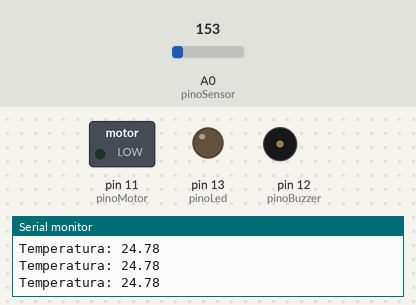
Simulated run of this sketch. Board: Arduino Uno, built with avr-gcc and run on an emulated ATmega328P. Shown: switched loads named in the sketch (green lamp = pin HIGH), output pins drawn as LEDs (lit = HIGH), buzzer (waves = sounding), the last lines printed to the serial monitor. The test bench sets the inputs (shaded band); at power-on: A0 (pinoSensor) = 153.

Above: at 1.3 s.
1.4 s: A0 (pinoSensor) set to 176
At 2.7 s:
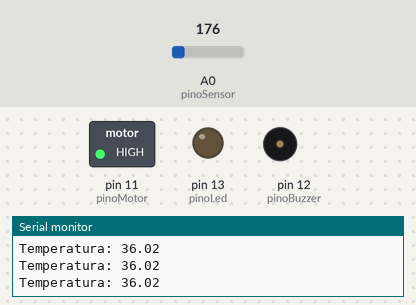
3.0 s: A0 (pinoSensor) set to 192
4.5 s: A0 (pinoSensor) set to 212
At 5.2 s:
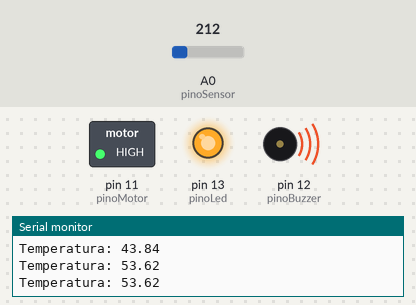
6.0 s: A0 (pinoSensor) set to 191
At 6.4 s:
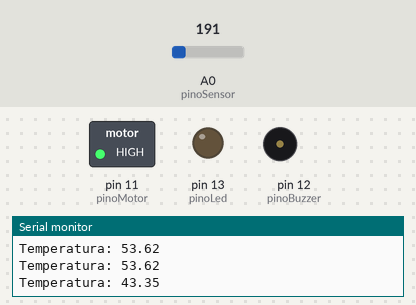
7.5 s: A0 (pinoSensor) set to 221
At 8.8 s:
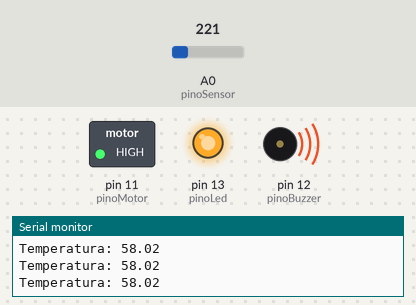
Timing chart, 0 to 10.0 s (numbered marks = the images above; inputs shaded):
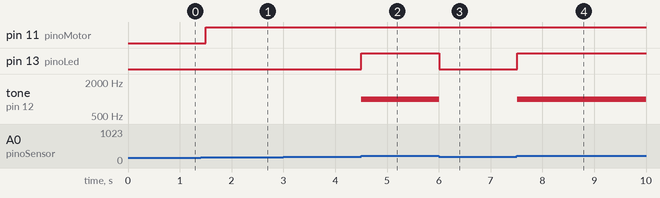

Measured:
- the behaviour switches between 163 and 164 on A0 (pinoSensor) (found by bisection; images 0 and 1)
- the behaviour switches between 204 and 205 on A0 (pinoSensor) (found by bisection; images 1 and 2)
- after the input at 1.4 s, pin 11 (pinoMotor): LOW → HIGH after 0.10 s
- after the input at 4.5 s, pin 13 (pinoLed): LOW → HIGH at once; tone on pin 12 (pinoBuzzer): silent → 1000 Hz at once
- after the input at 6.0 s, pin 13 (pinoLed): HIGH → LOW at once; tone on pin 12 (pinoBuzzer): 1000 Hz → silent at once
- after the input at 7.5 s, pin 13 (pinoLed): LOW → HIGH at once; tone on pin 12 (pinoBuzzer): silent → 1000 Hz at once

The sketch:

desafio_projeto_circuito_eletronico_iot_1.ino
```cpp
//Projeto de Circuitos Eletrônicos - IoT
//Sensor de temperatura, uma buzina, um LED e um motor,controlados por meio de um Arduino.
//O projeto deve seguir a seguinte funcionalidade:

//(a) Fazer a leitura da temperatura;
//(b) Fazer o acionamento de um motor de ventilador caso a temperatura seja igual ou maior a 30 °C;
//(c) Caso a temperatura ultrapasse os 50 °C, um LED vermelho e uma buzina devem acionar avisando uma situação de emergência.

// Definição dos pinos
const int pinoSensor = A0;
const int pinoLed = 13;
const int pinoBuzzer = 12;
const int pinoMotor = 11;

void setup() {
  pinMode(pinoLed, OUTPUT);
  pinMode(pinoBuzzer, OUTPUT);
  pinMode(pinoMotor, OUTPUT);

  Serial.begin(9600); // Para monitorar a temperatura no monitor serial
}

void loop() {

  //(a) Fazer a leitura da temperatura;

  // Leitura do sensor (fórmula para TMP36: voltagem -> graus Celsius)
  int leitura = analogRead(pinoSensor);
  float voltagem = leitura * (5.0 / 1023.0);
  float temperatura = (voltagem - 0.5) * 100;

  Serial.print("Temperatura: ");
  Serial.println(temperatura);

  // Lógica de controle:

  // (b) Acionamento do motor se temperatura >= 30 °C
  if (temperatura >= 30.0) {
    digitalWrite(pinoMotor, HIGH);
  } else {
    digitalWrite(pinoMotor, LOW);
  }

  // (c) Emergência se temperatura > 50 °C
  if (temperatura > 50.0) {
    digitalWrite(pinoLed, HIGH);
    tone(pinoBuzzer, 1000); // Emite som de 1000Hz
  } else {
    digitalWrite(pinoLed, LOW);
    noTone(pinoBuzzer);     // Para o som
  }

  delay(500); // Pequena pausa para estabilidade da leitura
}
```
